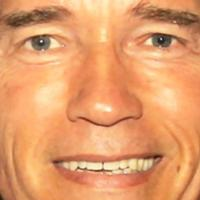
#> input picture old/trash/images/arnie_20_20_200_200.jpg, 200 x 200 px, found by its file name
$ python LBP_old.py
#> lines starting #> are read from the running program, lines starting #| are printed output that depends on the picture
import numpy as np
from matplotlib import pyplot as plt
import cv2
import psycopg2
import sys
def compara_vizinhos(center, pixels):
    lstVizinhos = []
    for pixelVizinho in pixels:
        if pixelVizinho >= center:
            lstVizinhos.append(1)
        else:
            lstVizinhos.append(0)
    return lstVizinhos


def get_vizinho(img, idx, idy, default=0):
    try:
        return img[idx, idy]
    except IndexError:

        return default


def main():
    #imgcolorida = cv2.imread('C:\\Users\\thale\\PycharmProjects\\VaiMeuFilho\\images\\arnie_20_20_200_200.jpg', cv2.IMREAD_COLOR)
    img = cv2.imread('C:\\Users\\thale\\PycharmProjects\\VaiMeuFilho\\trash\\images\\arnie_20_20_200_200.jpg', cv2.IMREAD_GRAYSCALE)
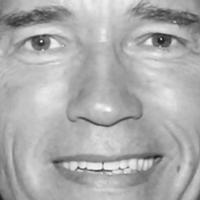
#> img: shape (200, 200); min 29, max 255, mean 172.9
    imgLimiarizada = cv2.imread('C:\\Users\\thale\\PycharmProjects\\VaiMeuFilho\\trash\\images\\arnie_20_20_200_200.jpg', cv2.IMREAD_GRAYSCALE)

    lstHistograma = [0] * 256
    pesos = [1, 2, 4, 8, 16, 32, 64, 128]

    for x in range(0, len(img)):
        for y in range(0, len(img[0])):
            center = img[x, y]
            top_left = get_vizinho(img, x-1, y-1)
            top_up = get_vizinho(img, x, y-1)
            top_right = get_vizinho(img, x+1, y-1)
            right = get_vizinho(img, x+1, y)
            bottom_right = get_vizinho(img, x+1, y+1)
            bottom_down = get_vizinho(img, x, y+1)
            bottom_left = get_vizinho(img, x-1, y+1)
            left = get_vizinho(img, x-1, y)
                                                                             # Verificaçao circular
            lstVizinhosBin = compara_vizinhos(center, [top_left, top_up, top_right, right, bottom_right, bottom_down, bottom_left, left])
            #PASSANDO LISTA PARA DECIMAL
            vlrDecimal = 0
            for a in range(0, len(lstVizinhosBin)):
                vlrDecimal += pesos[a] * lstVizinhosBin[a]

            lstHistograma[vlrDecimal] += 1
            imgLimiarizada.itemset((x, y), vlrDecimal) #transforma pixel central no valor decimal
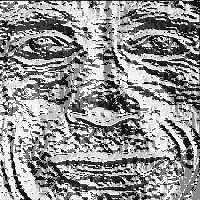
#> imgLimiarizada: shape (200, 200); min 0, max 255, mean 145.9
#> after the loop, lstHistograma = 256 values, max 1819 at index 240, min 0 at index 21, mean 156.2
            #print(str(lstValues)+' -> '+str(decimal))

        #end_for
    #end_for

    print(len(lstHistograma))
#| 256
    print(lstHistograma)
#> (printed output is left out)

    # [27 lines of commented-out code are left out]

    cv2.waitKey(0)
    cv2.destroyAllWindows()


if __name__ == '__main__':
	main()
